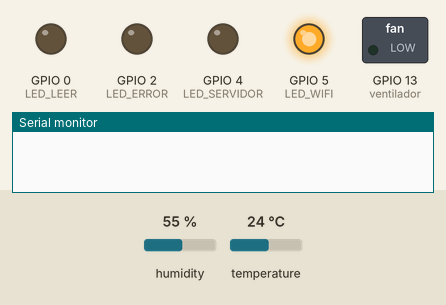
Recording of a sketch running on a simulated ESP8266 (NodeMCU). Parts: switched loads named in the sketch (green lamp = pin HIGH), output pins drawn as LEDs (lit = HIGH), the last lines printed to the serial monitor. The test bench sets the inputs (shaded band); at power-on: humidity 55 %, temperature 24 °C. WiFi joins after 1.5 s; servers stay silent unless stated; uploads are accepted with an empty reply.

Above: at 1.1 s.
At 2.1 s:
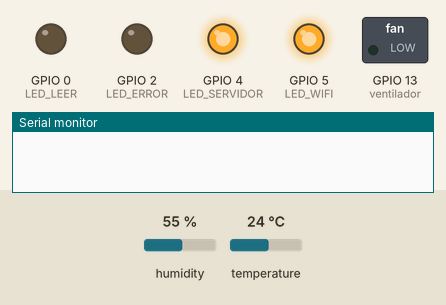
At 4.1 s:
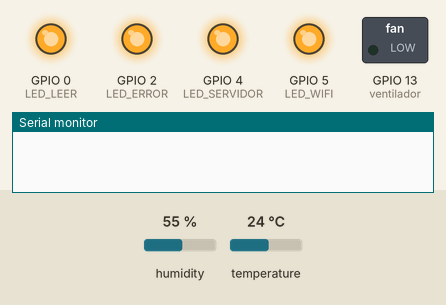
At 5.1 s:
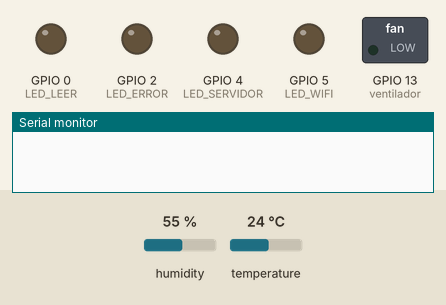
At 7.9 s:
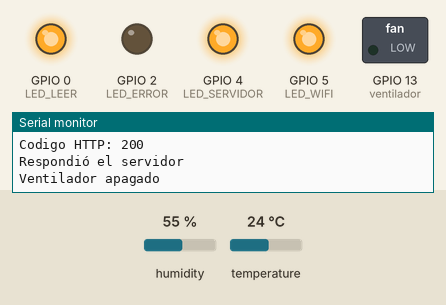
Timing chart, 0 to 9.4 s (numbered marks = the images above):
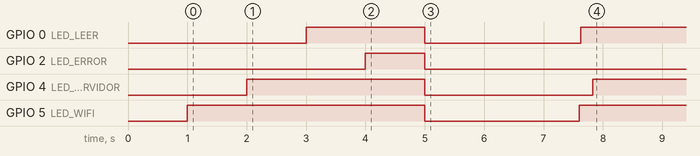

The sketch:

ENVIAR_DATOS_WEB.ino
```cpp
#include <WiFiClient.h>
#include <ESP8266WiFi.h>

#include <ESP8266WiFiMulti.h>
#include <ESP8266HTTPClient.h>
#include <DHT.h>


// CONTRASEÑA Y NOMBRE DE LA RED
// Sustituir con datos de vuestra red
const char* ssid     = "kokas";
const char* password = "kokaslocas55";


const String host="192.168.137.1";
// INICIALIZAMOS EL SENSOR
#define DHTTYPE DHT11 //Nombramos el tipo de sensor que usaremos DHT 11
#define DHTPIN 14// El sensor estará conectado al 5
DHT dht(DHTPIN, DHTTYPE); // Inicializamos el sensor DHT11

int LED_WIFI=5;
int LED_SERVIDOR=4;
int LED_LEER=0;
int LED_ERROR=2;
// VARIABLES
String contenedor="ContenedorA";
float temperatura;
float  humedad;
WiFiClient wifiClient;

int ventilador=13;
/*
=====================================
          WIFI
=====================================
*/
void ConectarWifi(){
  // INICAR CONECCION
  WiFi.mode(WIFI_STA); // Tipo de modo de acceso Station
  WiFi.begin(ssid, password); // Conectamos con la red
  // Nos muestra  nombre de la red y ssid
  Serial.print("Conectando a:\t");
  Serial.println(ssid);
  // Esperar a que nos conectemos
  while (WiFi.status() != WL_CONNECTED)
  {
    delay(200);
   Serial.print('.');
  }
  // CONECCION EXITOSA
  // Mostrar mensaje de exito y dirección IP asignada
  Serial.println();
  Serial.print("Conectado a:\t");
  Serial.println(WiFi.SSID());
  Serial.print("IP address:\t");
  Serial.println(WiFi.localIP());
  digitalWrite(LED_WIFI, HIGH);
}

/*
=====================================
          ENVIAR DATOS
=====================================
*/
void EnviosDatos(){
  if(WiFi.status()==WL_CONNECTED){
    HTTPClient http;
    String datos="contenedor="+contenedor+"&temperatura="+String(temperatura)+"&humedad="+String(humedad);
    http.begin(wifiClient,"http://"+host+"/SERVIDOR/prueba.php");
    http.addHeader("Content-Type","application/x-www-form-urlencoded");
    int codigo_respuesta = http.POST(datos);
    if(codigo_respuesta>0){
      Serial.println("Codigo HTTP: "+String(codigo_respuesta));
      if(codigo_respuesta==200){
        String cuerpo_respuesta = http.getString();
        Serial.println("Respondió el servidor");
        digitalWrite(LED_SERVIDOR, HIGH);
        digitalWrite(LED_ERROR, LOW);
      }
    } else {
      Serial.print("Error enviando el POST");
      Serial.println(codigo_respuesta);
      digitalWrite(LED_ERROR, HIGH);
      digitalWrite(LED_SERVIDOR, LOW);
    }
    http.end();
  }else{
    Serial.print("Error de conexion");
    digitalWrite(LED_ERROR, HIGH);
    digitalWrite(LED_SERVIDOR, LOW);
  }
}
/*
=====================================
          LED INICIALIZAR
=====================================
*/
void led(){
  pinMode(LED_WIFI, OUTPUT);
  pinMode(LED_SERVIDOR, OUTPUT);
  pinMode(LED_LEER, OUTPUT);
  pinMode(LED_ERROR, OUTPUT);

  delay(1000);
  digitalWrite(LED_WIFI, HIGH);
  delay(1000);
  digitalWrite(LED_SERVIDOR, HIGH);
  delay(1000);
  digitalWrite(LED_LEER, HIGH);
  delay(1000);
  digitalWrite(LED_ERROR, HIGH);
  delay(1000);
  digitalWrite(LED_WIFI, LOW);
  digitalWrite(LED_SERVIDOR, LOW);
  digitalWrite(LED_LEER, LOW);
  digitalWrite(LED_ERROR, LOW);
  delay(1000);
}
/*
=====================================
          LECTURA DE DATOS
=====================================
*/
void LecturaDatos(){
     // Leemos la humedad relativa
  humedad = dht.readHumidity();
  // Leemos la temperatura en grados centígrados (por defecto)
  temperatura=dht.readTemperature();

    if (isnan(humedad) || isnan(temperatura)) {
    Serial.println("Error obteniendo los datos del sensor DHT11");
    humedad=30;
    temperatura=30;
    digitalWrite(LED_ERROR, HIGH);
    digitalWrite(LED_LEER, LOW);

  }else{
    Serial.print("Temperatura: ");
    Serial.println(temperatura);
    Serial.print("Humedad: ");
    Serial.println(humedad);
    digitalWrite(LED_LEER, HIGH);
    digitalWrite(LED_ERROR, LOW);
    EnviosDatos();
  }
  RegularTemperatura();
  delay(40000);
}
/*
=====================================
          COMPROBAR CONEXION
=====================================
*/
void ComprobarConexion(){
  if(WiFi.status()==WL_CONNECTED){
    digitalWrite(LED_WIFI, HIGH);
    digitalWrite(LED_ERROR, LOW);
  }else{
    digitalWrite(LED_WIFI, LOW);
    digitalWrite(LED_ERROR, HIGH);
  }
}
/*
=====================================
          VENTILADOR
=====================================
*/
void RegularTemperatura(){
  if(temperatura>=26){
    digitalWrite(ventilador,HIGH);
    Serial.println("Ventilador encendido");
  }else{
    digitalWrite(ventilador,LOW);
    Serial.println("Ventilador apagado");
  }
}
void setup()
{
  // INCIAR LOS PUERTOS
  pinMode(ventilador,OUTPUT);
  Serial.begin(115200); // Inicializamos comunicación serie
  dht.begin();// Comenzamos el sensor DHT
  // Señalizamos ventildaor
  digitalWrite(ventilador,LOW);
  led(); // Inicializamos los led
  ConectarWifi(); // Conectamos al wifi

}

void loop()
{
  ComprobarConexion();
  LecturaDatos();


}
```

Measured:
- by itself, GPIO 0 (LED_LEER): HIGH → LOW at 5.0 s, → HIGH 2.6 s later
- by itself, GPIO 4 (LED_SERVIDOR): HIGH → LOW at 5.0 s, → HIGH 2.8 s later
